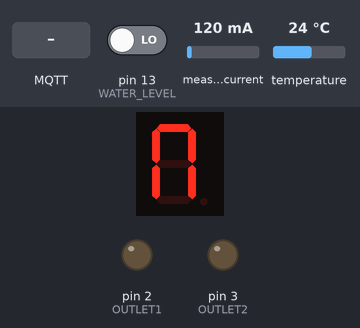
A sketch run on a simulated Arduino Mega 2560, built with avr-gcc and run on an emulated ATmega2560. Shown: 1-digit seven-segment display, output pins drawn as LEDs (lit = HIGH). Wiring (inferred from the names in the program): 1-digit 7-segment display, segments lit when LOW: segments pin 5, pin 6, pin 7, pin 8, pin 9, pin 10, pin 11. Inputs (shaded band) come from the test bench; at power-on: pin 13 (WATER_LEVEL) LOW, measured current 120 mA, temperature 24 °C. WiFi joins after 1.5 s; servers stay silent unless stated; network time is answered at once with the bench clock; the local clock reads 2024-03-15 10:24:30 at power-on unless the sketch sets it; no MQTT or app messages arrive unless stated; the segment pins are drawn as the display they are named for; pins used as bus, display or sensor lines are not drawn; what the sketch prints to the serial monitor is not drawn.

Above: at 11.0 s.
11.1 s: MQTT message "ON" arrives on the third subscribed topic
At 12.9 s:
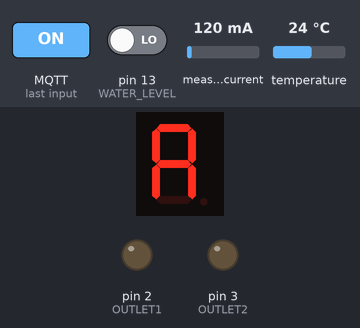
13.2 s: MQTT message "OFF" arrives on the first subscribed topic
At 14.9 s:
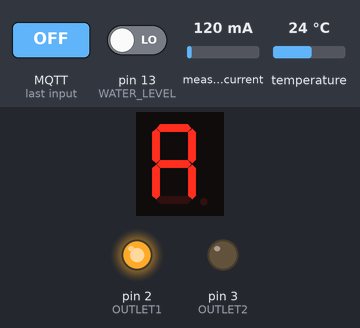
15.2 s: MQTT message "OFF" arrives on the second subscribed topic
At 16.7 s:
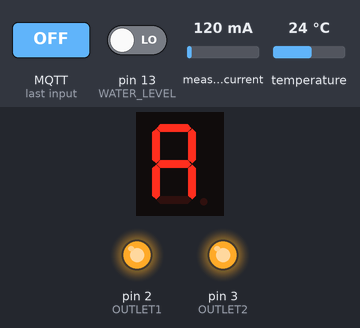
17.2 s: MQTT message "ON" arrives on the first subscribed topic
At 18.4 s:
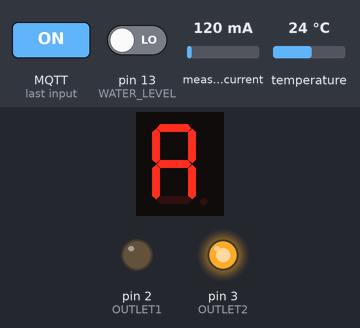
19.2 s: MQTT message "ON" arrives on the second subscribed topic
At 20.2 s:
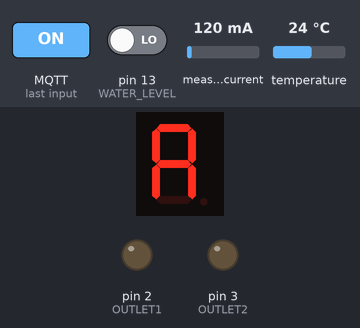
21.3 s: MQTT message "OFF" arrives on the third subscribed topic
At 23.2 s:
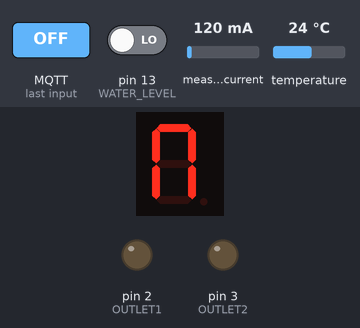
Timing chart, 0 to 24.3 s (numbered marks = the images above; inputs shaded):
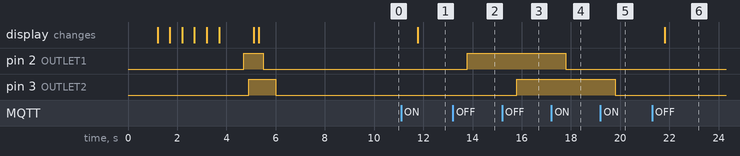

Measured:
- after the input at 11.1 s, the display: changes after 0.68 s (image 1)
- after the input at 13.2 s, pin 2 (OUTLET1): LOW → HIGH after 0.58 s
- after the input at 15.2 s, pin 3 (OUTLET2): LOW → HIGH after 0.59 s
- after the input at 17.2 s, pin 2 (OUTLET1): HIGH → LOW after 0.60 s
- after the input at 19.2 s, pin 3 (OUTLET2): HIGH → LOW after 0.60 s
- after the input at 21.3 s, the display: changes after 0.51 s (image 6)

The sketch:

tank_controller.ino
```cpp
#include <ArduinoJson.h>
#include <Timezone.h>
#include <TimeLib.h>
#include "EmonLib.h"
#include <SPI.h>
#include <Ethernet.h>
#include <avr/wdt.h>
#include <NTPClient.h>
#include <EthernetUdp.h>
#include <DS3231.h>
#include <DallasTemperature.h>
#include <PubSubClient.h>
#include <Servo.h>

#include "config.h"

OneWire oneWire(ONE_WIRE_BUS);
DallasTemperature sensors(&oneWire);
EnergyMonitor emon1;

// Ethernet UDP
EthernetUDP ntpUDP;

// Enter a MAC address for your controller below.
byte mac[] = { 0x90, 0xA2, 0xDA, 0x0E, 0xFE, 0x12 };

// IP address in case DHCP fails
IPAddress ip(192, 168, 5, 60);

// Gateway adress
IPAddress gateway(192, 168, 5, 1);

NTPClient timeClient(ntpUDP, "192.168.5.1", 0, 60000);

// Init the DS3231 using the hardware interface
DS3231  rtc(SDA, SCL);

// Setup timezones
TimeChangeRule usEDT = {"EDT", Second, Sun, Mar, 2, -240};  //UTC - 4 hours
TimeChangeRule usEST = {"EST", First, Sun, Nov, 2, -300};   //UTC - 5 hours
Timezone usEastern(usEDT, usEST);

Servo feeder;

const char* mqtt_broker = MQTT_BROKER;
const char* mqtt_clientId = MQTT_CLIENTID;
const char* mqtt_username = MQTT_USERNAME;
const char* mqtt_password = MQTT_PASSWORD;

// MQTT topic setup
String availabilityBase = MQTT_CLIENTID;
String availabilitySuffix = "/availability";
String availabilityTopicStr = availabilityBase + availabilitySuffix;
const char* availabilityTopic = availabilityTopicStr.c_str();
const char* birthMessage = "online";
const char* lwtMessage = "offline";
const char* outlet1_command_topic = MQTT_OUTLET1_COMMAND_TOPIC;
const char* outlet2_command_topic = MQTT_OUTLET2_COMMAND_TOPIC;
const char* outlet3_command_topic = MQTT_OUTLET3_COMMAND_TOPIC;
const char* outlet4_command_topic = MQTT_OUTLET4_COMMAND_TOPIC;
const char* outlet5_command_topic = MQTT_OUTLET5_COMMAND_TOPIC;
const char* outlet6_command_topic = MQTT_OUTLET6_COMMAND_TOPIC;
const char* outlet7_command_topic = MQTT_OUTLET7_COMMAND_TOPIC;
const char* outlet8_command_topic = MQTT_OUTLET8_COMMAND_TOPIC;
const char* all_outlet_command_topics[] = {outlet1_command_topic, outlet2_command_topic, outlet3_command_topic, outlet4_command_topic, outlet5_command_topic, outlet6_command_topic, outlet7_command_topic, outlet8_command_topic};
const char* outlet1_state_topic = MQTT_OUTLET1_STATE_TOPIC;
const char* outlet2_state_topic = MQTT_OUTLET2_STATE_TOPIC;
const char* outlet3_state_topic = MQTT_OUTLET3_STATE_TOPIC;
const char* outlet4_state_topic = MQTT_OUTLET4_STATE_TOPIC;
const char* outlet5_state_topic = MQTT_OUTLET5_STATE_TOPIC;
const char* outlet6_state_topic = MQTT_OUTLET6_STATE_TOPIC;
const char* outlet7_state_topic = MQTT_OUTLET7_STATE_TOPIC;
const char* outlet8_state_topic = MQTT_OUTLET8_STATE_TOPIC;
const char* all_outlet_state_topics[] = {outlet1_state_topic, outlet2_state_topic, outlet3_state_topic, outlet4_state_topic, outlet5_state_topic, outlet6_state_topic, outlet7_state_topic, outlet8_state_topic};
const char* sensors_topic = MQTT_SENSORS_TOPIC;

EthernetClient ethClient;
PubSubClient client(ethClient);


const int OUTLET_PINS[] = {OUTLET1, OUTLET2, OUTLET3, OUTLET4, OUTLET5, OUTLET6, OUTLET7, OUTLET8};

// Used for detecting time and runnning time based commands.
int currentHour;
int currentMinute;

float waterTemperature;
float baskingTemperature;
float internalTemperature;
String startupTime;
String currentTime;
String waterLow;
String leak;
String errorMessage;
int leakValue;
float amps;
float kWh;
float yesterdays_total_kWh;

int loopCount = 0;
float waterTemperatureTemp;
float baskingTemperatureTemp;
float internalTemperatureTemp;

bool nightTime = false;
bool dayTime = false;
bool dst = false;

long start_time_unix;
long new_time;
double last_power;

bool feeding = false;
int feed_time = 15;

void setup(void)
{
  // Start Serial
  Serial.begin(115200);
  Serial.println("Starting up...");

  // Make the Ethernet module actually work.
  pinMode(ETH_CS, OUTPUT);
  pinMode(SD_CS, OUTPUT);
  delay(100);
  digitalWrite(ETH_CS, LOW); // Select the Ethernet Module.
  delay(100);
  digitalWrite(SD_CS, HIGH); // De-Select the internal SD Card

  // Check for a leak
  leakValue = analogRead(LEAK_PIN);
  if (leakValue > 100) {
    leak = "LEAKING";
  } else {
    leak = "NOT LEAKING";
  }

  // Set the pins to input/output mode
  setupPins();

  // Enable the rtc and the ds18b20 temperature sensors
  rtc.begin();
  sensors.begin();

  // Start up current sensor
  emon1.current(1, 57.63);
  amps = emon1.calcIrms(1480);
  start_time_unix = rtc.getUnixTime(rtc.getTime());

  // Set the current hour and minute for use with time based functions
  currentHour = rtc.getTime().hour;
  currentMinute = rtc.getTime().min;

  // If it is after 10pm and before 9am EST
  if ((currentHour >= NIGHT_START_HOUR || currentHour < DAY_START_HOUR)) {
    if (!nightTime) {
      night();
    }
  } else {
    if (!dayTime) {
      morning();
    }
  }

  // Init variables
  kWh = 0.0;
  yesterdays_total_kWh = 0.0;
  setTemperatures();
  currentTime = rtc.getTimeStr();
  startupTime = start_time_unix;
  if (digitalRead(WATER_LEVEL) == 1) {
    waterLow = "LOW";
  } else {
    waterLow = "NOT LOW";
  }

  // Start the Ethernet connection and the server
  if (Ethernet.begin(mac) == 0) {
    Serial.println("Failed to configure Ethernet using DHCP");
    Ethernet.begin(mac, ip);
    // If there is a network connection call out to the NTP server and set the RTC
  } else {
    timeClient.update();
    delay(500);
    timeClient.forceUpdate();
    Serial.println(timeClient.getFormattedTime());

    if (usEastern.utcIsDST(timeClient.getEpochTime())) {
      Serial.println("It is DST");
      dst = true;
      timeClient.setTimeOffset(SAVINGS_OFFSET);
    } else {
      dst = false;
      timeClient.setTimeOffset(STANDARD_OFFSET);
    }

    // Set the RTC
    setTime();
  }

  Serial.print("server is at ");
  Serial.println(Ethernet.localIP());

  // Start watchdog
  client.setServer(mqtt_broker, 1883);
  client.setCallback(callback);
}

void reconnect() {
  Serial.print("Attempting MQTT connection...");
  // Attempt to connect
  if (client.connect(mqtt_clientId, mqtt_username, mqtt_password, availabilityTopic, 0, true, lwtMessage)) {
    Serial.println("Connected!");

    // Publish the birth message on connect/reconnect
    publish_birth_message();

    // Subscribe to the action topics to listen for action messages
    for (int pin = 0; pin < OUTPUT_PIN_COUNT; pin++) {
      Serial.print("Subscribing to: ");
      Serial.println(all_outlet_command_topics[pin]);
      client.subscribe(all_outlet_command_topics[pin]);
      delay(100);
    }
    Serial.print("Subscribing to: ");
    Serial.println(MQTT_FEEDER_COMMAND_TOPIC);
    client.subscribe(MQTT_FEEDER_COMMAND_TOPIC);

    publish_all_statuses();

  }
  else {
    Serial.print("failed, rc=");
    Serial.print(client.state());
    delay(5000);
  }
}

void publish_all_statuses() {
  for (int pin = 0; pin < OUTPUT_PIN_COUNT; pin++) {
    if (digitalRead(OUTLET_PINS[pin]) == LOW) {
      client.publish(all_outlet_state_topics[pin], "ON", true);
    } else {
      client.publish(all_outlet_state_topics[pin], "OFF", true);
    }
  }
  publishSensors();
}

void publishSensors() {
  StaticJsonBuffer<512> JSONbuffer;
  JsonObject& JSONencoder = JSONbuffer.createObject();

  JSONencoder["water_level"] = waterLow;
  JSONencoder["filter_leak"] = leak;
  JSONencoder["water_temp"] = (String)waterTemperature;
  JSONencoder["internal_temp"] = (String)internalTemperature;
  JSONencoder["basking_temp"] = (String)baskingTemperature;
  JSONencoder["amps"] = (String)amps;
  JSONencoder["kwh"] = (String)kWh;

  char JSONmessageBuffer[512];
  JSONencoder.printTo(JSONmessageBuffer, sizeof(JSONmessageBuffer));
  Serial.println("Sending message to MQTT topic..");
  Serial.println(JSONmessageBuffer);

  if (client.publish(sensors_topic, JSONmessageBuffer) == true) {
    Serial.println("Success sending message");
  } else {
    Serial.println("Error sending message");
  }

  client.loop();
}

void publish_birth_message() {
  // Publish the birthMessage
  Serial.print("Publishing birth message \"");
  Serial.print(birthMessage);
  Serial.print("\" to ");
  Serial.print(availabilityTopic);
  Serial.println("...");
  client.publish(availabilityTopic, birthMessage, true);
}

void callback(char* topic, byte* payload, unsigned int length) {
  Serial.print("Message arrived [");
  Serial.print(topic);
  Serial.print("] ");

  for (int i = 0; i < length; i++) {
    Serial.print((char)payload[i]);
  }

  Serial.println();

  String topicToProcess = topic;
  payload[length] = '\0';
  String payloadToProcess = (char*)payload;
  triggerAction(topicToProcess, payloadToProcess);
}

void triggerAction(String requestedTopic, String requestedAction) {
  Serial.println("MQTT request received.");
  Serial.print("Topic: ");
  Serial.println(requestedTopic);
  Serial.print("Action: ");
  Serial.println(requestedAction);
  if (strcmp(MQTT_FEEDER_COMMAND_TOPIC, requestedTopic.c_str()) == 0) {
    run_feeder(requestedAction);
  }
  for (int pin = 0; pin < OUTPUT_PIN_COUNT; pin++) {
    if (strcmp(all_outlet_command_topics[pin], requestedTopic.c_str()) == 0) {
      if (requestedAction == "ON") {
        Serial.println("Turning on");
        digitalWrite(OUTLET_PINS[pin], LOW);
        client.publish(all_outlet_state_topics[pin], "ON", true);
      } else if (requestedAction == "OFF") {
        Serial.println("Turning off");
        digitalWrite(OUTLET_PINS[pin], HIGH);
        client.publish(all_outlet_state_topics[pin], "OFF", true);
      } else {
        Serial.println("Invalid action requested.");
      }
    }
  }

}


void loop() {

  if (!client.connected()) {
    reconnect();
  }

  if (feeding && feed_time > 0) {
    Serial.print("Feed time left: ");
    Serial.println(feed_time);
    feeder.write(0);
    delay(1000);
    feeder.write(180);
    delay(1500);
    feed_time = feed_time - 1;
  } else if (feed_time == 0) {
    feed_time = 15;
    run_feeder("STOP");
  }

  if (loopCount == 30) {
    leakValue = analogRead(LEAK_PIN);
    if (leakValue > 150) {
      leak = "LEAKING";
      if (digitalRead(OUTLET7) == LOW) {
        Serial.println("Leak detected. Turning filter off.");
        digitalWrite(OUTLET7, HIGH);
        publish_all_statuses();
      }
    } else {
      leak = "NOT LEAKING";
    }

    // Update sensors
    last_power = amps * VOLTAGE;
    setTemperatures();
    amps = emon1.calcIrms(1480) - 0.10;
    if (amps < 0.3) {
      amps = 0.0;
    }

    // Calculate the Kilowatt hours used in the last 24 hours
    // Reset the kWh value to 0 at Midnight ET
    if (currentHour == 0 && currentMinute == 0) {
      yesterdays_total_kWh = kWh;
      kWh = 0;
    }
    new_time = rtc.getUnixTime(rtc.getTime());
    kWh = kWh + ((((amps * VOLTAGE) + last_power) / 2) * (new_time - start_time_unix) / 3600000);
    // This should fix any strange values that come in at startup
    if (kWh < 0 || kWh > 20) {
      kWh = 0;
    }
    start_time_unix = new_time;

    // Output sensors to serial
    Serial.print("Internal Temp: ");
    Serial.println(internalTemperature);
    Serial.print("Water Temp: ");
    Serial.println(waterTemperature);
    Serial.print("Basking Temp: ");
    Serial.println(baskingTemperature);
    Serial.print("Water low?: ");
    Serial.println(waterLow);
    Serial.print("Amps in use: ");
    Serial.println(amps);
    Serial.print("kWh used: ");
    Serial.println(kWh);

    if (digitalRead(WATER_LEVEL) == 1) {
      waterLow = "LOW";
    } else {
      waterLow = "NOT LOW";
    }

    currentTime = rtc.getTimeStr();
    Serial.print("Current time: ");
    Serial.println(currentTime);
    currentHour = rtc.getTime().hour;
    currentMinute = rtc.getTime().min;

    if (usEastern.locIsDST(timeClient.getEpochTime())) {
      Serial.println("It is DST");
      timeClient.setTimeOffset(SAVINGS_OFFSET);
      if (dst == false) {
        dst = true;
        setTime();
      }
    } else {
      timeClient.setTimeOffset(STANDARD_OFFSET);
      if (dst == true) {
        dst = false;
        setTime();
      }
    }

    // If it is after 10pm and before 9am EST
    if ((currentHour >= NIGHT_START_HOUR || currentHour < DAY_START_HOUR)) {
      if (!nightTime || digitalRead(OUTLET3) == HIGH) {
        night();
      }
    } else {
      if (!dayTime || digitalRead(OUTLET1) == HIGH) {
        morning();
      }
    }

    // reset loop counter
    loopCount = 0;
    publish_all_statuses();
    client.loop();
  } else {
    delay(1000);
    loopCount = loopCount + 1;
    client.loop();
  }

}

void setTemperatures() {
  sensors.requestTemperatures();
  internalTemperatureTemp = sensors.getTempCByIndex(INTERNAL_TEMP_SENSOR_LOCATION);
  waterTemperatureTemp = sensors.getTempCByIndex(WATER_TEMP_SENSOR_LOCATION);
  baskingTemperatureTemp = sensors.getTempCByIndex(BASKING_TEMP_SENSOR_LOCATION);
  // If the temperatures are way off for some reason
  // don't set the REST variables. Set the error message.
  if (internalTemperatureTemp > 0 && internalTemperatureTemp < 100) {
    internalTemperature = internalTemperatureTemp;
  } else {
    errorMessage = "Internal temperature read error";
  }
  if (waterTemperatureTemp > 0 && waterTemperatureTemp < 100) {
    waterTemperature = waterTemperatureTemp;
  } else {
    errorMessage = "Water temperature read error";
  }
  if (baskingTemperatureTemp > 0 && baskingTemperatureTemp < 100) {
    baskingTemperature = baskingTemperatureTemp;
  } else {
    errorMessage = "Basking temperature read error";
  }
}

void setupPins() {

  // Setup output pins
  for (int pin = 0; pin < OUTPUT_PIN_COUNT; pin++) {
    pinMode(OUTLET_PINS[pin], OUTPUT);
    delay(500);
  }
  // Setup input pins
  for (int pin = 0; pin < INPUT_PIN_COUNT; pin++) {
    pinMode(WATER_LEVEL, INPUT);
    delay(500);
  }

  // Turn off all of the optional pins
  digitalWrite(OUTLET1, HIGH);
  delay(200);
  digitalWrite(OUTLET2, HIGH);
  delay(200);
  digitalWrite(OUTLET3, HIGH);
  delay(200);

  //  THE BELOW ARE ALWAYS ON
  //  Heat bulb
  //  digitalWrite(OUTLET4, HIGH);
  //  Water heaters
  //  digitalWrite(OUTLET5, HIGH);
  //  Bubbler
  //  digitalWrite(OUTLET6, HIGH);
  //  WiFi router
  //  digitalWrite(OUTLET8, HIGH);

  //  Filter
  // Don't turn on the filter if there is a leak at startup
  if (leak == "LEAKING") {
    Serial.println("Leak detected. Leaving filter off.");
    digitalWrite(OUTLET7, HIGH);
  }

}

// Funtion to call in the morning
int morning() {
  dayTime = true;
  nightTime = false;
  Serial.println("Running day command.");
  digitalWrite(OUTLET1, LOW);
  delay(500);
  digitalWrite(OUTLET2, LOW);
  delay(500);
  digitalWrite(OUTLET3, HIGH);
  return 1;
}

// Function to call at night
int night() {
  nightTime = true;
  dayTime = false;
  Serial.println("Running night command.");
  digitalWrite(OUTLET3, LOW);
  delay(500);
  digitalWrite(OUTLET1, HIGH);
  delay(500);
  digitalWrite(OUTLET2, HIGH);
  return 1;
}

void run_feeder(String command) {
  if (command == "STOP") {
    feeder.detach();
    feeding = false;
  } else {
    Serial.println("Feeding");
    feeder.attach(FEEDER);
    if (command != "") {
      feed_time = command.toInt();
    }
    feeder.attach(FEEDER);
    feeding = true;
  }
}

int setTime() {
  timeClient.update();
  delay(500);
  timeClient.forceUpdate();

  Serial.println(timeClient.getFormattedDate());
  int day = timeClient.getDay();
  int hour = timeClient.getHours();
  int minute = timeClient.getMinutes();
  int second = timeClient.getSeconds();
  long dayOfMonth = timeClient.getDate();
  long month = timeClient.getMonth();
  long theYear = timeClient.getYear();
  Serial.println("Time server info.");
  Serial.print("Day of week: ");
  Serial.println(day);
  Serial.print("Hour of day: ");
  Serial.println(hour);
  Serial.print("Minute of hour: ");
  Serial.println(minute);
  Serial.print("Second of minute: ");
  Serial.println(second);
  Serial.print("Day of month: ");
  Serial.println(dayOfMonth + 1);
  Serial.print("Month of year: ");
  Serial.println(month + 1);
  Serial.print("Year: ");
  Serial.println(theYear);

  if (theYear != 2014) {

    if (day == 7) {
      rtc.setDOW(day - 7);
    } else {
      rtc.setDOW(day);
    }
    rtc.setTime(hour, minute, second);
    rtc.setDate(month + 1, dayOfMonth, theYear);
  } else {
    Serial.println("Failed to get time from NTP. Not setting time.");
  }

}
```

Source omitted: config.h (2310 bytes)
